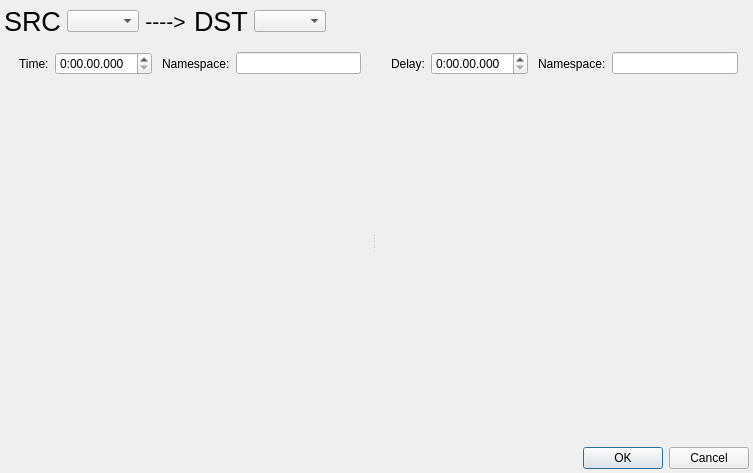
<?xml version="1.0" encoding="UTF-8"?>
<ui version="4.0">
 <class>TimelineEventEditor</class>
 <widget class="QDialog" name="TimelineEventEditor">
  <property name="geometry">
   <rect>
    <x>0</x>
    <y>0</y>
    <width>753</width>
    <height>473</height>
   </rect>
  </property>
  <property name="windowTitle">
   <string>Edit Timeline Event</string>
  </property>
  <layout class="QVBoxLayout" name="verticalLayout_3">
   <property name="spacing">
    <number>2</number>
   </property>
   <property name="leftMargin">
    <number>4</number>
   </property>
   <property name="topMargin">
    <number>4</number>
   </property>
   <property name="rightMargin">
    <number>4</number>
   </property>
   <property name="bottomMargin">
    <number>4</number>
   </property>
   <item>
    <widget class="TitleHeaderWidget" name="TitleHeader" native="true"/>
   </item>
   <item>
    <layout class="QHBoxLayout" name="horizontalLayout_4">
     <item>
      <widget class="QLabel" name="label_11">
       <property name="font">
        <font>
         <pointsize>20</pointsize>
        </font>
       </property>
       <property name="text">
        <string>SRC</string>
       </property>
      </widget>
     </item>
     <item>
      <widget class="QComboBox" name="SrcCombo">
       <property name="toolTip">
        <string>Source Host</string>
       </property>
      </widget>
     </item>
     <item>
      <widget class="QLabel" name="label_7">
       <property name="font">
        <font>
         <pointsize>16</pointsize>
        </font>
       </property>
       <property name="text">
        <string>----&gt;</string>
       </property>
       <property name="alignment">
        <set>Qt::AlignCenter</set>
       </property>
      </widget>
     </item>
     <item>
      <widget class="QLabel" name="label_8">
       <property name="font">
        <font>
         <pointsize>20</pointsize>
        </font>
       </property>
       <property name="text">
        <string>DST</string>
       </property>
       <property name="margin">
        <number>2</number>
       </property>
       <property name="indent">
        <number>2</number>
       </property>
      </widget>
     </item>
     <item>
      <widget class="QComboBox" name="DstCombo">
       <property name="toolTip">
        <string>Destination Host</string>
       </property>
      </widget>
     </item>
     <item>
      <spacer name="horizontalSpacer_5">
       <property name="orientation">
        <enum>Qt::Horizontal</enum>
       </property>
       <property name="sizeHint" stdset="0">
        <size>
         <width>40</width>
         <height>20</height>
        </size>
       </property>
      </spacer>
     </item>
    </layout>
   </item>
   <item>
    <widget class="QSplitter" name="MainSplitter">
     <property name="sizePolicy">
      <sizepolicy hsizetype="Expanding" vsizetype="Expanding">
       <horstretch>0</horstretch>
       <verstretch>0</verstretch>
      </sizepolicy>
     </property>
     <property name="orientation">
      <enum>Qt::Horizontal</enum>
     </property>
     <widget class="QWidget" name="VLayoutWidget1">
      <layout class="QVBoxLayout" name="verticalLayout">
       <property name="spacing">
        <number>2</number>
       </property>
       <item>
        <widget class="TitleHeaderWidget" name="RequestHeader" native="true"/>
       </item>
       <item>
        <layout class="QHBoxLayout" name="horizontalLayout_6">
         <property name="spacing">
          <number>6</number>
         </property>
         <item>
          <widget class="QLabel" name="label_2">
           <property name="text">
            <string>Time:</string>
           </property>
           <property name="indent">
            <number>4</number>
           </property>
          </widget>
         </item>
         <item>
          <widget class="QTimeEdit" name="TimeStampEdit">
           <property name="displayFormat">
            <string>h:mm.ss.zzz</string>
           </property>
          </widget>
         </item>
         <item>
          <widget class="QLabel" name="label_3">
           <property name="text">
            <string>Namespace:</string>
           </property>
           <property name="indent">
            <number>4</number>
           </property>
          </widget>
         </item>
         <item>
          <widget class="QLineEdit" name="RequestNamespaceEdit"/>
         </item>
        </layout>
       </item>
       <item>
        <widget class="WsdlMethodView" name="RequestMethodView" native="true">
         <property name="sizePolicy">
          <sizepolicy hsizetype="Expanding" vsizetype="Expanding">
           <horstretch>0</horstretch>
           <verstretch>0</verstretch>
          </sizepolicy>
         </property>
        </widget>
       </item>
      </layout>
     </widget>
     <widget class="QWidget" name="VLayoutWidget2">
      <layout class="QVBoxLayout" name="verticalLayout_2">
       <property name="spacing">
        <number>2</number>
       </property>
       <item>
        <widget class="TitleHeaderWidget" name="ResponseHeader" native="true"/>
       </item>
       <item>
        <layout class="QHBoxLayout" name="horizontalLayout">
         <item>
          <widget class="QLabel" name="ResponseDelayLabel">
           <property name="text">
            <string>Delay:</string>
           </property>
           <property name="indent">
            <number>4</number>
           </property>
          </widget>
         </item>
         <item>
          <widget class="QTimeEdit" name="ResponseDelayTimeEdit">
           <property name="displayFormat">
            <string>h:mm.ss.zzz</string>
           </property>
          </widget>
         </item>
         <item>
          <widget class="QLabel" name="ResponseNamespaceLabel">
           <property name="text">
            <string>Namespace:</string>
           </property>
           <property name="indent">
            <number>4</number>
           </property>
          </widget>
         </item>
         <item>
          <widget class="QLineEdit" name="ResponseNamespaceEdit"/>
         </item>
        </layout>
       </item>
       <item>
        <widget class="WsdlMethodView" name="ResponseMethodView" native="true">
         <property name="sizePolicy">
          <sizepolicy hsizetype="Expanding" vsizetype="Expanding">
           <horstretch>0</horstretch>
           <verstretch>0</verstretch>
          </sizepolicy>
         </property>
        </widget>
       </item>
      </layout>
     </widget>
    </widget>
   </item>
   <item>
    <widget class="QDialogButtonBox" name="buttonBox">
     <property name="standardButtons">
      <set>QDialogButtonBox::Cancel|QDialogButtonBox::Ok</set>
     </property>
    </widget>
   </item>
  </layout>
  <zorder>MainSplitter</zorder>
  <zorder>TitleHeader</zorder>
  <zorder>buttonBox</zorder>
 </widget>
 <layoutdefault spacing="6" margin="11"/>
 <customwidgets>
  <customwidget>
   <class>TitleHeaderWidget</class>
   <extends>QWidget</extends>
   <header>TitleHeaderWidget.h</header>
   <container>1</container>
  </customwidget>
  <customwidget>
   <class>WsdlMethodView</class>
   <extends>QWidget</extends>
   <header>WsdlMethodView.h</header>
   <container>1</container>
  </customwidget>
 </customwidgets>
 <resources/>
 <connections/>
</ui>
